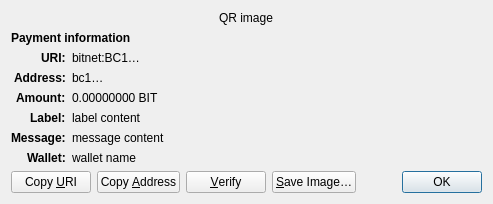
<?xml version="1.0" encoding="UTF-8"?>
<ui version="4.0">
 <class>ReceiveRequestDialog</class>
 <widget class="QDialog" name="ReceiveRequestDialog">
  <property name="geometry">
   <rect>
    <x>0</x>
    <y>0</y>
    <width>413</width>
    <height>229</height>
   </rect>
  </property>
  <property name="windowTitle">
   <string>Request payment to …</string>
  </property>
  <layout class="QGridLayout" name="gridLayout" columnstretch="0,1">
   <property name="sizeConstraint">
    <enum>QLayout::SetFixedSize</enum>
   </property>
   <item row="0" column="0" colspan="2" alignment="Qt::AlignHCenter">
    <widget class="QRImageWidget" name="qr_code">
     <property name="text">
      <string notr="true">QR image</string>
     </property>
     <property name="textInteractionFlags">
      <set>Qt::NoTextInteraction</set>
     </property>
    </widget>
   </item>
   <item row="1" column="0" colspan="2">
    <widget class="QLabel" name="payment_header">
     <property name="font">
      <font>
       <weight>75</weight>
       <bold>true</bold>
      </font>
     </property>
     <property name="text">
      <string>Payment information</string>
     </property>
     <property name="textInteractionFlags">
      <set>Qt::NoTextInteraction</set>
     </property>
    </widget>
   </item>
   <item row="2" column="0" alignment="Qt::AlignRight|Qt::AlignTop">
    <widget class="QLabel" name="uri_tag">
     <property name="font">
      <font>
       <weight>75</weight>
       <bold>true</bold>
      </font>
     </property>
     <property name="text">
      <string notr="true">URI:</string>
     </property>
     <property name="textFormat">
      <enum>Qt::PlainText</enum>
     </property>
     <property name="textInteractionFlags">
      <set>Qt::NoTextInteraction</set>
     </property>
    </widget>
   </item>
   <item row="2" column="1" alignment="Qt::AlignTop">
    <widget class="QLabel" name="uri_content">
     <property name="text">
      <string notr="true">bitnet:BC1…</string>
     </property>
     <property name="textFormat">
      <enum>Qt::RichText</enum>
     </property>
     <property name="wordWrap">
      <bool>true</bool>
     </property>
     <property name="textInteractionFlags">
      <set>Qt::TextSelectableByMouse</set>
     </property>
    </widget>
   </item>
   <item row="3" column="0" alignment="Qt::AlignRight|Qt::AlignTop">
    <widget class="QLabel" name="address_tag">
     <property name="font">
      <font>
       <weight>75</weight>
       <bold>true</bold>
      </font>
     </property>
     <property name="text">
      <string>Address:</string>
     </property>
     <property name="textInteractionFlags">
      <set>Qt::NoTextInteraction</set>
     </property>
    </widget>
   </item>
   <item row="3" column="1" alignment="Qt::AlignTop">
    <widget class="QLabel" name="address_content">
     <property name="text">
      <string notr="true">bc1…</string>
     </property>
     <property name="textFormat">
      <enum>Qt::PlainText</enum>
     </property>
     <property name="textInteractionFlags">
      <set>Qt::TextSelectableByMouse</set>
     </property>
    </widget>
   </item>
   <item row="4" column="0" alignment="Qt::AlignRight|Qt::AlignTop">
    <widget class="QLabel" name="amount_tag">
     <property name="font">
      <font>
       <weight>75</weight>
       <bold>true</bold>
      </font>
     </property>
     <property name="text">
      <string>Amount:</string>
     </property>
     <property name="textInteractionFlags">
      <set>Qt::NoTextInteraction</set>
     </property>
    </widget>
   </item>
   <item row="4" column="1" alignment="Qt::AlignTop">
    <widget class="QLabel" name="amount_content">
     <property name="text">
      <string notr="true">0.00000000 BIT</string>
     </property>
     <property name="textFormat">
      <enum>Qt::PlainText</enum>
     </property>
     <property name="textInteractionFlags">
      <set>Qt::TextSelectableByMouse</set>
     </property>
    </widget>
   </item>
   <item row="5" column="0" alignment="Qt::AlignRight|Qt::AlignTop">
    <widget class="QLabel" name="label_tag">
     <property name="font">
      <font>
       <weight>75</weight>
       <bold>true</bold>
      </font>
     </property>
     <property name="text">
      <string>Label:</string>
     </property>
     <property name="textInteractionFlags">
      <set>Qt::NoTextInteraction</set>
     </property>
    </widget>
   </item>
   <item row="5" column="1" alignment="Qt::AlignTop">
    <widget class="QLabel" name="label_content">
     <property name="text">
      <string notr="true">label content</string>
     </property>
     <property name="textFormat">
      <enum>Qt::PlainText</enum>
     </property>
     <property name="wordWrap">
      <bool>true</bool>
     </property>
     <property name="textInteractionFlags">
      <set>Qt::TextSelectableByMouse</set>
     </property>
    </widget>
   </item>
   <item row="6" column="0" alignment="Qt::AlignRight|Qt::AlignTop">
    <widget class="QLabel" name="message_tag">
     <property name="font">
      <font>
       <weight>75</weight>
       <bold>true</bold>
      </font>
     </property>
     <property name="text">
      <string>Message:</string>
     </property>
     <property name="textInteractionFlags">
      <set>Qt::NoTextInteraction</set>
     </property>
    </widget>
   </item>
   <item row="6" column="1" alignment="Qt::AlignTop">
    <widget class="QLabel" name="message_content">
     <property name="text">
      <string notr="true">message content</string>
     </property>
     <property name="textFormat">
      <enum>Qt::PlainText</enum>
     </property>
     <property name="wordWrap">
      <bool>true</bool>
     </property>
     <property name="textInteractionFlags">
      <set>Qt::TextSelectableByMouse</set>
     </property>
    </widget>
   </item>
   <item row="7" column="0" alignment="Qt::AlignRight|Qt::AlignTop">
    <widget class="QLabel" name="wallet_tag">
     <property name="font">
      <font>
       <weight>75</weight>
       <bold>true</bold>
      </font>
     </property>
     <property name="text">
      <string>Wallet:</string>
     </property>
     <property name="textInteractionFlags">
      <set>Qt::NoTextInteraction</set>
     </property>
    </widget>
   </item>
   <item row="7" column="1" alignment="Qt::AlignTop">
    <widget class="QLabel" name="wallet_content">
     <property name="text">
      <string notr="true">wallet name</string>
     </property>
     <property name="textFormat">
      <enum>Qt::PlainText</enum>
     </property>
     <property name="wordWrap">
      <bool>true</bool>
     </property>
     <property name="textInteractionFlags">
      <set>Qt::TextSelectableByMouse</set>
     </property>
    </widget>
   </item>
   <item row="8" column="0" colspan="2">
    <layout class="QHBoxLayout" name="horizontalLayout">
     <item>
      <widget class="QPushButton" name="btnCopyURI">
       <property name="text">
        <string>Copy &amp;URI</string>
       </property>
       <property name="autoDefault">
        <bool>false</bool>
       </property>
      </widget>
     </item>
     <item>
      <widget class="QPushButton" name="btnCopyAddress">
       <property name="text">
        <string>Copy &amp;Address</string>
       </property>
       <property name="autoDefault">
        <bool>false</bool>
       </property>
      </widget>
     </item>
     <item>
      <widget class="QPushButton" name="btnVerify">
       <property name="text">
        <string>&amp;Verify</string>
       </property>
       <property name="toolTip">
        <string>Verify this address on e.g. a hardware wallet screen</string>
       </property>
       <property name="autoDefault">
        <bool>false</bool>
       </property>
      </widget>
     </item>
     <item>
      <widget class="QPushButton" name="btnSaveAs">
       <property name="text">
        <string>&amp;Save Image…</string>
       </property>
       <property name="autoDefault">
        <bool>false</bool>
       </property>
      </widget>
     </item>
     <item>
      <spacer name="horizontalSpacer_2">
       <property name="orientation">
        <enum>Qt::Horizontal</enum>
       </property>
       <property name="sizeHint" stdset="0">
        <size>
         <width>40</width>
         <height>20</height>
        </size>
       </property>
      </spacer>
     </item>
     <item>
      <widget class="QDialogButtonBox" name="buttonBox">
       <property name="focusPolicy">
        <enum>Qt::StrongFocus</enum>
       </property>
       <property name="standardButtons">
        <set>QDialogButtonBox::Ok</set>
       </property>
      </widget>
     </item>
    </layout>
   </item>
  </layout>
 </widget>
 <customwidgets>
  <customwidget>
   <class>QRImageWidget</class>
   <extends>QLabel</extends>
   <header>qt/qrimagewidget.h</header>
  </customwidget>
 </customwidgets>
 <tabstops>
  <tabstop>buttonBox</tabstop>
  <tabstop>btnCopyURI</tabstop>
  <tabstop>btnCopyAddress</tabstop>
  <tabstop>btnSaveAs</tabstop>
 </tabstops>
 <resources/>
 <connections>
  <connection>
   <sender>buttonBox</sender>
   <signal>accepted()</signal>
   <receiver>ReceiveRequestDialog</receiver>
   <slot>accept()</slot>
   <hints>
    <hint type="sourcelabel">
     <x>135</x>
     <y>230</y>
    </hint>
    <hint type="destinationlabel">
     <x>135</x>
     <y>126</y>
    </hint>
   </hints>
  </connection>
 </connections>
</ui>
